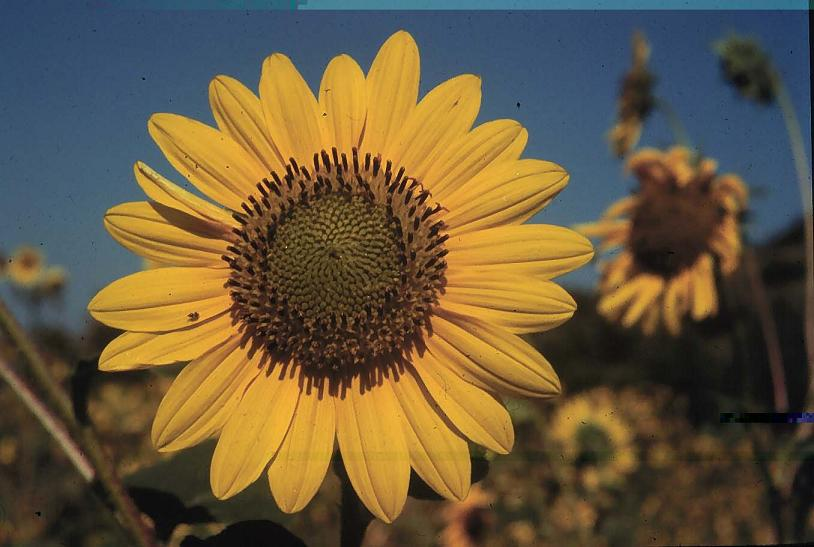
//> input picture tests/data/flower1.jpg, 814 x 547 px
$ ./run_grabcut ../tests/data/flower1.jpg   (built with g++ and OpenCV 4)
//> lines starting //> are read from the running program, lines starting //| are printed output that depends on the picture; after the words box and inside, x2 and y2 are one past the last pixel; in counts of white or black regions, pixels touching at a corner belong together
/// This is a simple GUI for interactive grabcut tests
#include <iostream>
#include <string>
#include <filesystem>


#include <opencv2/highgui.hpp>
#include <opencv2/core.hpp>
#include <opencv2/imgproc.hpp>

#include <grabcut/opencv/grabcut.h>

int main(int argc, char** argv) {
    if (argc <= 1) {
        std::cerr << "Pass image file" << std::endl;
        return 1;
    }
    cv::Mat input_image;
    try {
        std::filesystem::path image_path(argv[1]);
        input_image = cv::imread(image_path.c_str());
//> input_image is the input picture: 547 rows x 814 cols, CV_8UC3; mean B, G, R 61.6, 88.7, 103.9
        std::cout << "const std::string file = " << std::quoted(argv[1]) << "\n";
    } catch (...) {
        std::cerr << "Failed to load " << std::quoted(argv[1]) << std::endl;
        return 3;
    }

    std::string window_name = "Grabcut Interactive Demo";
    cv::namedWindow(window_name);

    cv::Rect selection;
    // for quick eval
    if (std::string("../../tests/data/flower1.jpg") == argv[1]) {
        selection = { 68, 23, 539, 510};
        cv::imshow(window_name, input_image);
    } else {
        do {
            selection = cv::selectROI(window_name, input_image);
        } while (selection.area() < 10);
//> this loop made 1 pass; the box from (203, 136) to (610, 409) is selected with the mouse
//> selection on pass 1: Rect(203, 136, 407, 273)
        std::cout << "cv::Rect selection = { "
                  << selection.x << ", " << selection.y << ", "
                  << selection.width << ", " << selection.height << "};\n";
//| cv::Rect selection = { 203, 136, 407, 273};
        auto result_image = cv::Mat::zeros(input_image.size(), CV_8UC4);
    }
    cv::TickMeter timer;

    constexpr int steps = 5;

    timer.reset();
    timer.start();
    cv::Mat src = input_image;
    cv::Mat mask = cv::Mat::zeros(src.rows, src.cols, CV_8UC1);
    cv::Mat bgModel = cv::Mat::zeros(1, 65, CV_64FC1);
    cv::Mat fgModel = cv::Mat::zeros(1, 65, CV_64FC1);
    cv::grabCut(src, mask, selection, bgModel, fgModel, steps, cv::GC_INIT_WITH_RECT);
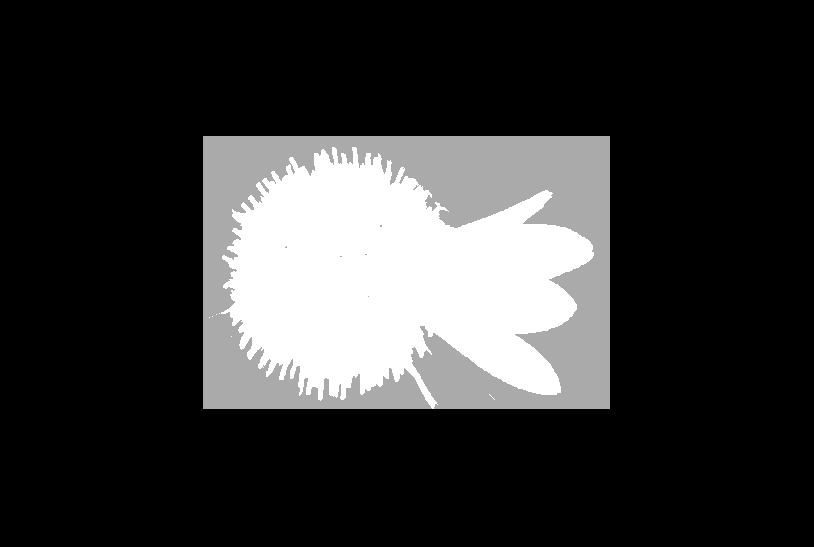
//> mask: 547 rows x 814 cols, CV_8UC1; min 0, max 3, mean 0.635; drawn with min black and max white
//> bgModel = 65 values, max 2483.7 at index 55, min -330.4 at index 49, mean 171.3; fgModel = 65 values, max 578.5 at index 46, min -60.96 at index 49, mean 113.3
    timer.stop();
    std::cout << "OpenCV time: " << timer.getTimeSec() << std::endl;

    cv::Mat mask2 = (mask == 1) + (mask == 3);  // 0 = cv::GC_BGD, 1 = cv::GC_FGD, 2 = cv::PR_BGD, 3 = cv::GC_PR_FGD
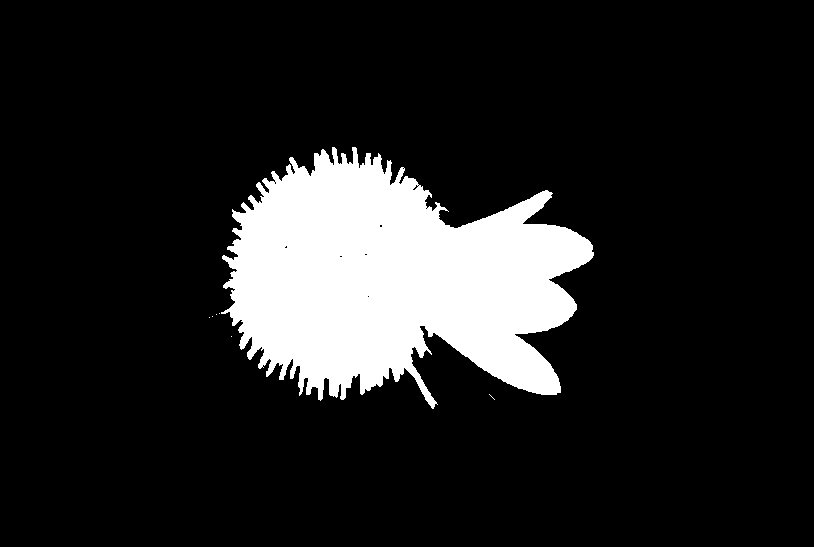
//> mask2: 547 rows x 814 cols, CV_8UC1; 13.6% white; 7 white regions (6 under 20 px), largest, box (x1, y1, x2, y2) and area: (221, 147, 594, 409) 60680
    cv::Mat dest;
    src.copyTo(dest, mask2);
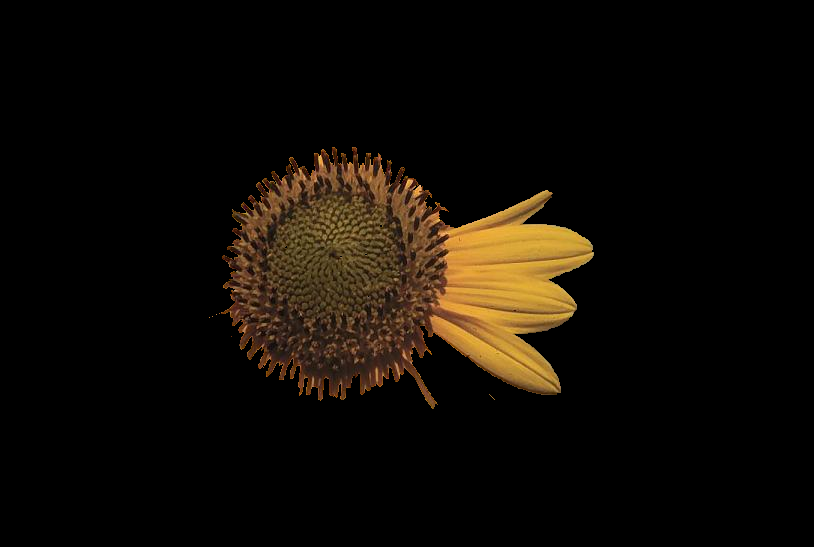
//> dest: 547 rows x 814 cols, CV_8UC3; mean B, G, R 5.5, 11.6, 16.5
    cv::imshow("baseline_opencv", dest);

    timer.reset();
    timer.start();
    cv::Mat src_mask;
//> (the run ends here: the program needs code that is not available in this run, at `grabcut::run_grabcut(src, selection, src_mask, steps);`)
